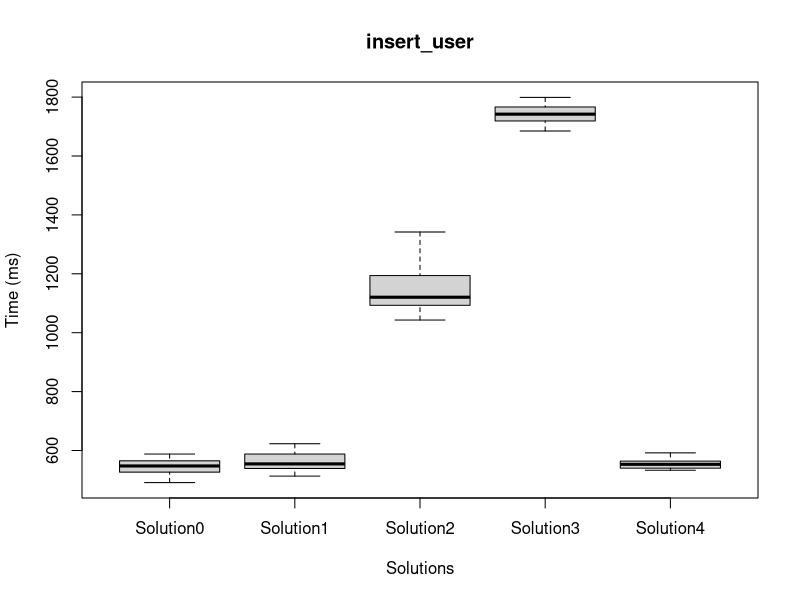
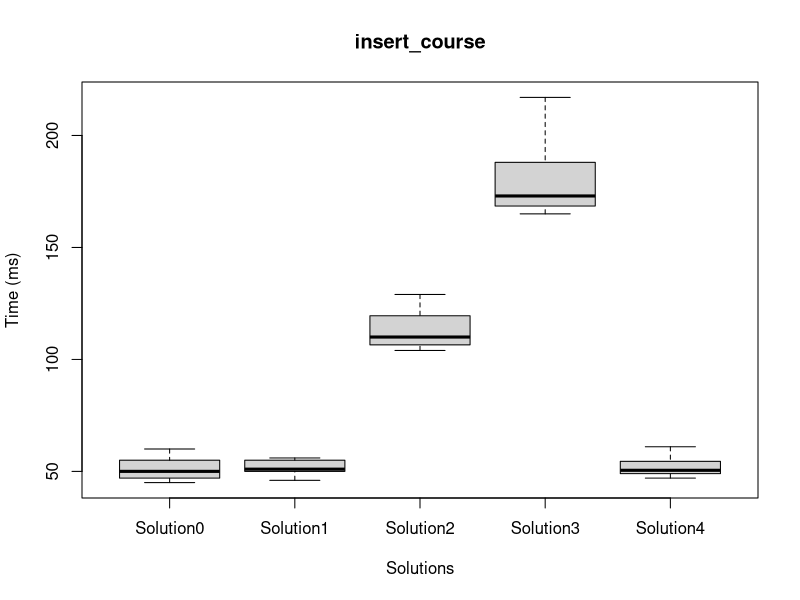
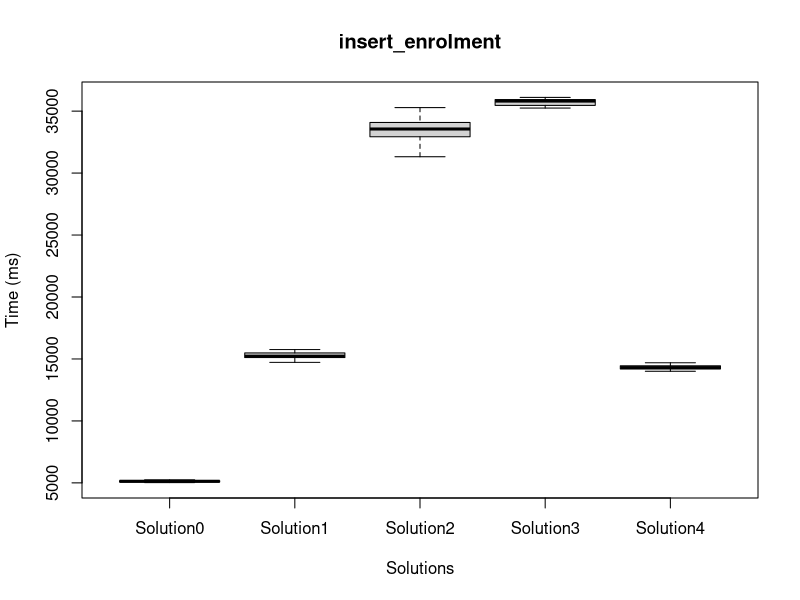
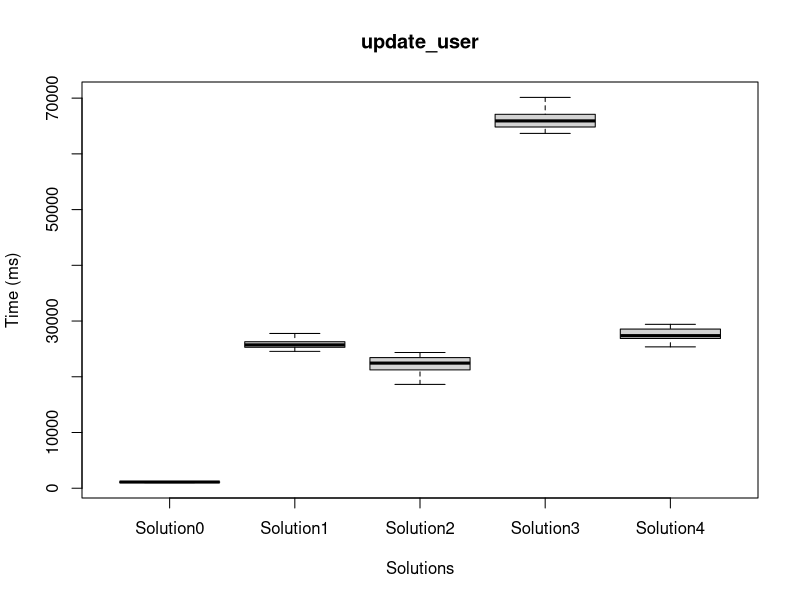
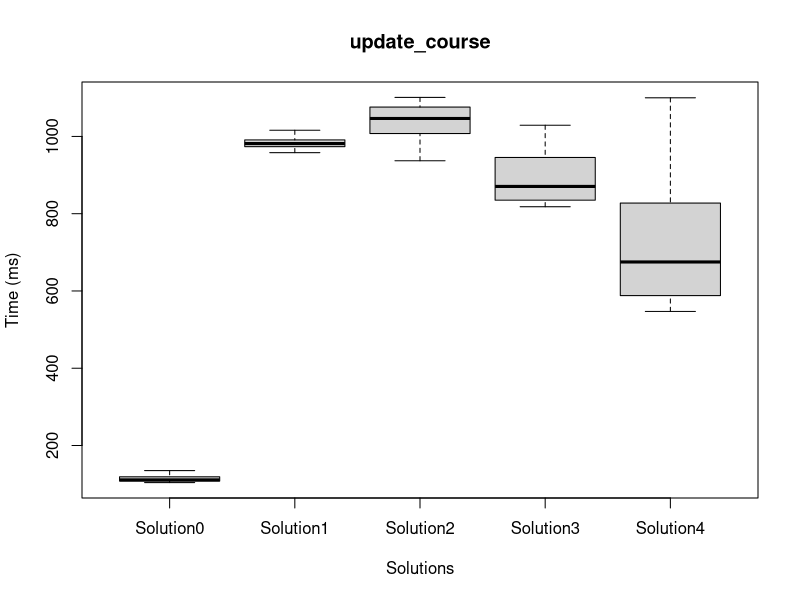
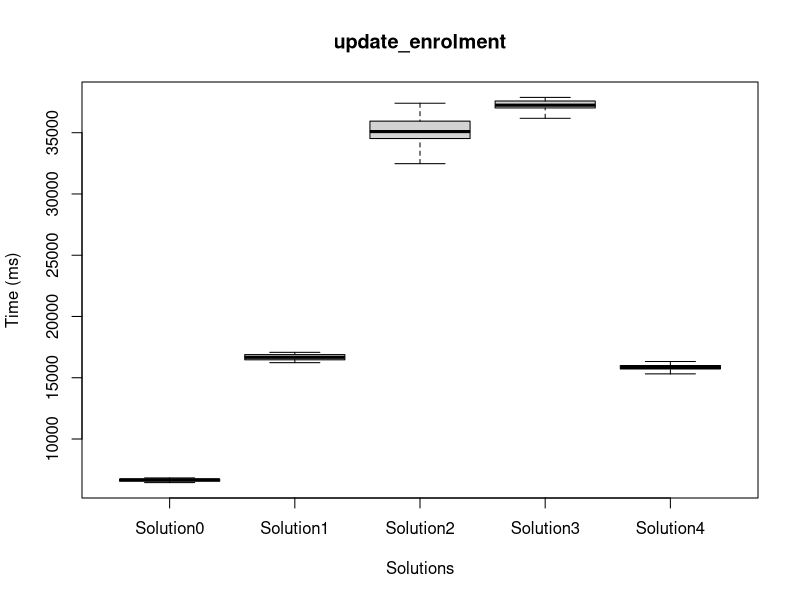
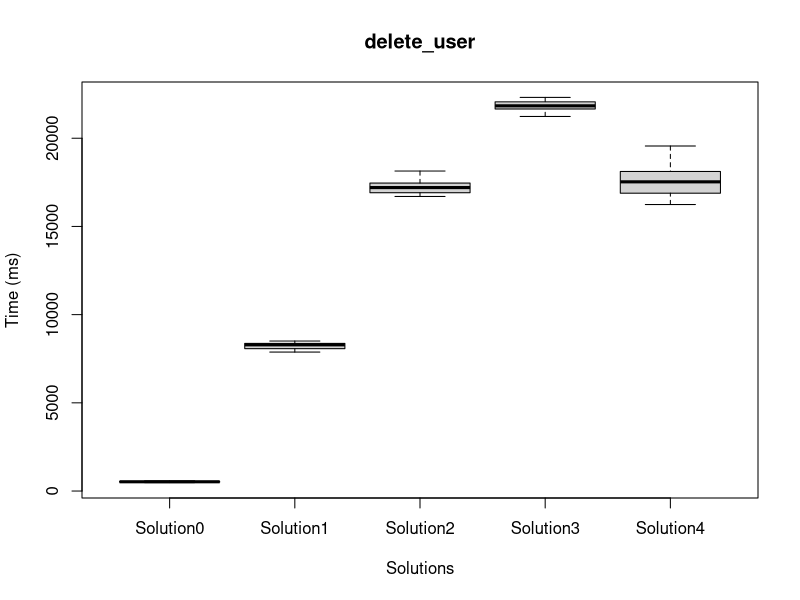
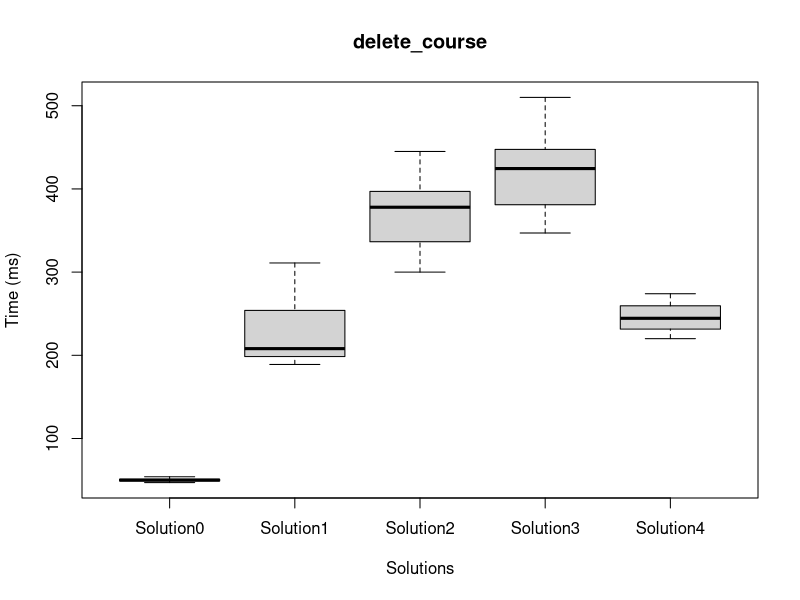

Source code (R) for these figures, in order:
Solution0.dataframe = data.frame(
insert_user=c(775, 557, 548, 491, 547, 551, 510, 511, 588, 551, 530, 517, 570, 527, 584, 528, 571, 526, 540, 560),
insert_course=c(58, 45, 47, 48, 46, 47, 49, 51, 47, 56, 76, 47, 52, 49, 50, 54, 51, 60, 56, 50),
insert_enrolment=c(5399, 5111, 5034, 5126, 5066, 5061, 5079, 5076, 5023, 5075, 5145, 5186, 5220, 5117, 5152, 5182, 5159, 5242, 5161, 5125),
update_user=c(1047, 1047, 1011, 1044, 1067, 1119, 1096, 1102, 1114, 1114, 1146, 1083, 1108, 1124, 1119, 1105, 1172, 1129, 1130, 1138),
update_course=c(106, 135, 106, 111, 104, 106, 113, 110, 111, 173, 121, 110, 142, 113, 110, 106, 122, 117, 110, 115),
update_enrolment=c(6542, 6542, 6284, 6572, 6736, 6703, 6823, 6630, 6442, 6578, 6642, 6711, 7077, 6496, 6730, 6725, 6689, 6686, 6679, 6665),
delete_user=c(479, 519, 481, 512, 508, 506, 535, 542, 560, 503, 527, 509, 526, 518, 555, 525, 537, 550, 524, 575),
delete_course=c(47, 49, 44, 50, 59, 50, 48, 49, 56, 49, 50, 49, 54, 51, 49, 48, 51, 50, 52, 50),
delete_enrolment=c(5370, 5093, 4907, 5066, 5165, 5210, 5466, 5180, 5131, 5169, 5172, 5223, 6291, 5157, 5132, 5549, 5175, 5922, 5207, 5163));

Solution1.dataframe = data.frame(
insert_user=c(554, 513, 586, 537, 617, 530, 590, 535, 673, 557, 530, 548, 623, 581, 545, 666, 576, 555, 554, 541),
insert_course=c(48, 46, 54, 73, 47, 47, 53, 51, 51, 65, 56, 52, 88, 50, 51, 50, 50, 51, 66, 51),
insert_enrolment=c(15160, 14726, 15060, 15123, 15008, 15029, 15102, 15203, 15122, 15153, 15540, 15239, 15271, 15475, 15332, 15758, 15650, 15499, 15550, 15456),
update_user=c(24702, 24557, 25451, 25119, 25122, 25568, 25610, 26333, 25236, 25346, 25964, 29825, 25515, 25836, 27768, 25903, 26378, 30668, 25909, 26240),
update_course=c(991, 965, 987, 973, 975, 982, 984, 974, 1048, 961, 986, 981, 991, 958, 1048, 1016, 996, 974, 970, 976),
update_enrolment=c(16232, 16414, 16464, 16564, 16464, 16417, 16731, 16607, 16451, 16514, 16978, 16940, 16556, 16902, 16784, 16767, 17073, 17066, 16764, 16879),
delete_user=c(7878, 8067, 9372, 8330, 8049, 9040, 8075, 8046, 8053, 8367, 8372, 8254, 8289, 8263, 9934, 8222, 8368, 8286, 8504, 8337),
delete_course=c(197, 189, 235, 254, 210, 298, 193, 249, 239, 196, 199, 368, 200, 198, 311, 202, 204, 341, 254, 206),
delete_enrolment=c(5060, 5148, 5358, 5290, 5141, 5359, 5156, 5595, 5386, 5176, 5417, 6947, 5385, 5344, 6149, 5396, 5417, 6614, 5301, 5370));

Solution2.dataframe = data.frame(
insert_user=c(1150, 1155, 1112, 1043, 1138, 1077, 1088, 1128, 1233, 1096, 1090, 1087, 1111, 1102, 1113, 1145, 1342, 1317, 1350, 1312),
insert_course=c(164, 105, 114, 104, 129, 157, 111, 106, 124, 110, 107, 105, 109, 151, 104, 110, 115, 108, 115, 107),
insert_enrolment=c(31319, 31412, 33189, 33278, 33416, 33717, 33759, 33582, 32882, 32829, 32943, 32920, 34176, 33991, 33967, 33533, 35990, 35902, 35283, 35274),
update_user=c(18654, 18628, 21290, 21180, 21633, 22799, 22651, 22878, 21641, 20690, 20913, 23198, 24353, 23448, 24025, 22261, 23785, 23430, 23568, 21671),
update_course=c(1081, 937, 1054, 1005, 1071, 1011, 992, 1920, 1046, 1007, 1002, 1883, 1356, 1036, 1047, 1058, 1008, 1052, 1101, 1026),
update_enrolment=c(32473, 31971, 34980, 34867, 34735, 34880, 35155, 35035, 34241, 34248, 34313, 35508, 36020, 35538, 35417, 35871, 37406, 37308, 37203, 36456),
delete_user=c(14945, 14913, 16902, 18475, 17251, 17330, 17329, 16699, 16816, 17169, 16976, 17667, 17580, 17550, 16922, 17237, 17369, 17016, 16994, 18141),
delete_course=c(300, 316, 308, 379, 336, 387, 407, 416, 375, 365, 337, 381, 406, 397, 445, 326, 397, 377, 390, 359),
delete_enrolment=c(10216, 10052, 12111, 11994, 12167, 13325, 12858, 12887, 12873, 11882, 11886, 13246, 13926, 13376, 13587, 12053, 12987, 12563, 12875, 11770));

Solution3.dataframe = data.frame(
insert_user=c(1752, 1764, 1747, 1695, 1799, 1769, 1771, 1717, 1763, 1724, 1737, 1747, 1712, 1779, 1721, 1772, 1736, 1699, 1721, 1685),
insert_course=c(194, 168, 189, 169, 165, 171, 180, 199, 187, 217, 173, 166, 172, 173, 167, 174, 173, 178, 223, 166),
insert_enrolment=c(36004, 36095, 35489, 35773, 35880, 35911, 36107, 35857, 35631, 35890, 35390, 35247, 35931, 35408, 35354, 35437, 35638, 35927, 35990, 35763),
update_user=c(64608, 64547, 66424, 64847, 66012, 66434, 65640, 67250, 64965, 68784, 66184, 65817, 68228, 67407, 64798, 63669, 66950, 65121, 64710, 70129),
update_course=c(876, 877, 1220, 829, 1029, 865, 827, 892, 851, 851, 841, 818, 1538, 821, 911, 818, 851, 980, 891, 1615),
update_enrolment=c(37094, 37659, 37241, 37204, 37284, 37251, 37456, 37335, 37516, 37657, 37881, 36669, 37245, 36175, 36945, 36547, 37850, 36857, 37154, 37671),
delete_user=c(21823, 21831, 22741, 22050, 21828, 23641, 21868, 22103, 21869, 21669, 21930, 21410, 21589, 21649, 22079, 21685, 22315, 21841, 21632, 21234),
delete_course=c(352, 347, 431, 378, 392, 510, 389, 429, 360, 430, 471, 420, 450, 413, 445, 384, 454, 440, 368, 451),
delete_enrolment=c(17855, 18092, 18606, 18083, 18392, 18738, 18117, 18934, 17990, 18994, 18180, 18402, 18849, 18552, 18270, 17730, 18463, 17774, 17747, 18873));

Solution4.dataframe = data.frame(
insert_user=c(535, 542, 592, 536, 556, 554, 534, 540, 563, 533, 546, 554, 565, 580, 540, 555, 612, 588, 552, 545),
insert_course=c(52, 50, 51, 49, 47, 49, 50, 48, 74, 94, 48, 61, 50, 51, 74, 49, 51, 51, 57, 50),
insert_enrolment=c(14209, 14185, 13735, 14228, 14692, 14285, 14493, 14453, 14413, 14191, 14320, 14007, 14429, 14629, 14198, 14056, 14445, 14256, 14984, 14403),
update_user=c(25364, 28961, 25717, 26851, 25608, 27100, 29041, 27500, 27937, 27359, 26472, 27399, 28492, 28623, 28476, 27340, 26889, 27008, 29412, 29262),
update_course=c(706, 547, 605, 804, 621, 851, 644, 559, 571, 706, 558, 867, 1100, 1067, 1019, 737, 621, 629, 750, 557),
update_enrolment=c(15430, 15951, 15315, 15970, 15858, 15786, 16325, 15984, 15670, 15792, 15808, 15599, 16206, 16016, 16093, 15732, 16039, 15706, 15818, 15924),
delete_user=c(16243, 16872, 16457, 16754, 17741, 17553, 16898, 17248, 17766, 19560, 17618, 17485, 18715, 18179, 18052, 18939, 18329, 17503, 16782, 16938),
delete_course=c(171, 235, 173, 248, 269, 244, 232, 229, 252, 302, 240, 231, 269, 274, 257, 220, 235, 245, 262, 251),
delete_enrolment=c(22656, 23927, 23092, 24513, 23699, 24306, 24476, 25047, 24233, 25352, 24618, 25082, 25458, 24998, 25639, 25932, 25513, 26075, 24306, 24361));

png('/home/phoenix1/subramhars/workspace/ResearchTestApplication/logs/backup/first-real-run/bp-insert_user.png', width=640, height=480);
boxplot(Solution0.dataframe$insert_user,Solution1.dataframe$insert_user,Solution2.dataframe$insert_user,Solution3.dataframe$insert_user,Solution4.dataframe$insert_user,names=c('Solution0', 'Solution1', 'Solution2', 'Solution3', 'Solution4'), xlab='Solutions', ylab='Time (ms)', main='insert_user', outline=F);
dev.off();
png('/home/phoenix1/subramhars/workspace/ResearchTestApplication/logs/backup/first-real-run/bp-insert_course.png', width=640, height=480);
boxplot(Solution0.dataframe$insert_course,Solution1.dataframe$insert_course,Solution2.dataframe$insert_course,Solution3.dataframe$insert_course,Solution4.dataframe$insert_course,names=c('Solution0', 'Solution1', 'Solution2', 'Solution3', 'Solution4'), xlab='Solutions', ylab='Time (ms)', main='insert_course', outline=F);
dev.off();
png('/home/phoenix1/subramhars/workspace/ResearchTestApplication/logs/backup/first-real-run/bp-insert_enrolment.png', width=640, height=480);
boxplot(Solution0.dataframe$insert_enrolment,Solution1.dataframe$insert_enrolment,Solution2.dataframe$insert_enrolment,Solution3.dataframe$insert_enrolment,Solution4.dataframe$insert_enrolment,names=c('Solution0', 'Solution1', 'Solution2', 'Solution3', 'Solution4'), xlab='Solutions', ylab='Time (ms)', main='insert_enrolment', outline=F);
dev.off();
png('/home/phoenix1/subramhars/workspace/ResearchTestApplication/logs/backup/first-real-run/bp-update_user.png', width=640, height=480);
boxplot(Solution0.dataframe$update_user,Solution1.dataframe$update_user,Solution2.dataframe$update_user,Solution3.dataframe$update_user,Solution4.dataframe$update_user,names=c('Solution0', 'Solution1', 'Solution2', 'Solution3', 'Solution4'), xlab='Solutions', ylab='Time (ms)', main='update_user', outline=F);
dev.off();
png('/home/phoenix1/subramhars/workspace/ResearchTestApplication/logs/backup/first-real-run/bp-update_course.png', width=640, height=480);
boxplot(Solution0.dataframe$update_course,Solution1.dataframe$update_course,Solution2.dataframe$update_course,Solution3.dataframe$update_course,Solution4.dataframe$update_course,names=c('Solution0', 'Solution1', 'Solution2', 'Solution3', 'Solution4'), xlab='Solutions', ylab='Time (ms)', main='update_course', outline=F);
dev.off();
png('/home/phoenix1/subramhars/workspace/ResearchTestApplication/logs/backup/first-real-run/bp-update_enrolment.png', width=640, height=480);
boxplot(Solution0.dataframe$update_enrolment,Solution1.dataframe$update_enrolment,Solution2.dataframe$update_enrolment,Solution3.dataframe$update_enrolment,Solution4.dataframe$update_enrolment,names=c('Solution0', 'Solution1', 'Solution2', 'Solution3', 'Solution4'), xlab='Solutions', ylab='Time (ms)', main='update_enrolment', outline=F);
dev.off();
png('/home/phoenix1/subramhars/workspace/ResearchTestApplication/logs/backup/first-real-run/bp-delete_user.png', width=640, height=480);
boxplot(Solution0.dataframe$delete_user,Solution1.dataframe$delete_user,Solution2.dataframe$delete_user,Solution3.dataframe$delete_user,Solution4.dataframe$delete_user,names=c('Solution0', 'Solution1', 'Solution2', 'Solution3', 'Solution4'), xlab='Solutions', ylab='Time (ms)', main='delete_user', outline=F);
dev.off();
png('/home/phoenix1/subramhars/workspace/ResearchTestApplication/logs/backup/first-real-run/bp-delete_course.png', width=640, height=480);
boxplot(Solution0.dataframe$delete_course,Solution1.dataframe$delete_course,Solution2.dataframe$delete_course,Solution3.dataframe$delete_course,Solution4.dataframe$delete_course,names=c('Solution0', 'Solution1', 'Solution2', 'Solution3', 'Solution4'), xlab='Solutions', ylab='Time (ms)', main='delete_course', outline=F);
dev.off();
png('/home/phoenix1/subramhars/workspace/ResearchTestApplication/logs/backup/first-real-run/bp-delete_enrolment.png', width=640, height=480);
boxplot(Solution0.dataframe$delete_enrolment,Solution1.dataframe$delete_enrolment,Solution2.dataframe$delete_enrolment,Solution3.dataframe$delete_enrolment,Solution4.dataframe$delete_enrolment,names=c('Solution0', 'Solution1', 'Solution2', 'Solution3', 'Solution4'), xlab='Solutions', ylab='Time (ms)', main='delete_enrolment', outline=F);
dev.off();
def.barplot.width=1; #bar width
def.barplot.sepwidth=0; #separation bar width
def.barplot.space=0; #space between bars
def.barplot.groupspace=1; #space between groups
png('/home/phoenix1/subramhars/workspace/ResearchTestApplication/logs/backup/first-real-run/Solution0-barplot.png', width=640, height=480);
Solution0.barplot.means=c(mean(Solution0.dataframe$insert_user), mean(Solution0.dataframe$insert_course), mean(Solution0.dataframe$insert_enrolment), 0, mean(Solution0.dataframe$update_user), mean(Solution0.dataframe$update_course), mean(Solution0.dataframe$update_enrolment), 0, mean(Solution0.dataframe$delete_user), mean(Solution0.dataframe$delete_course), mean(Solution0.dataframe$delete_enrolment));
Solution0.barplot.widths=c(rep(def.barplot.width, 3), def.barplot.sepwidth, rep(def.barplot.width, 3), def.barplot.sepwidth);
Solution0.barplot.spaces=c(rep(def.barplot.space,3), def.barplot.groupspace, rep(def.barplot.space,3), def.barplot.groupspace);
Solution0.barplot.names=c('u', 'c', 'e', '', 'u', 'c', 'e', '', 'u', 'c', 'e');
barplot(Solution0.barplot.means, width=Solution0.barplot.widths, space=Solution0.barplot.spaces, names=Solution0.barplot.names,xlab=paste('insert','update','delete', sep=' '));
dev.off();
png('/home/phoenix1/subramhars/workspace/ResearchTestApplication/logs/backup/first-real-run/Solution1-barplot.png', width=640, height=480);
Solution1.barplot.means=c(mean(Solution1.dataframe$insert_user), mean(Solution1.dataframe$insert_course), mean(Solution1.dataframe$insert_enrolment), 0, mean(Solution1.dataframe$update_user), mean(Solution1.dataframe$update_course), mean(Solution1.dataframe$update_enrolment), 0, mean(Solution1.dataframe$delete_user), mean(Solution1.dataframe$delete_course), mean(Solution1.dataframe$delete_enrolment));
Solution1.barplot.widths=c(rep(def.barplot.width, 3), def.barplot.sepwidth, rep(def.barplot.width, 3), def.barplot.sepwidth);
Solution1.barplot.spaces=c(rep(def.barplot.space,3), def.barplot.groupspace, rep(def.barplot.space,3), def.barplot.groupspace);
Solution1.barplot.names=c('u', 'c', 'e', '', 'u', 'c', 'e', '', 'u', 'c', 'e');
barplot(Solution1.barplot.means, width=Solution1.barplot.widths, space=Solution1.barplot.spaces, names=Solution1.barplot.names,xlab=paste('insert','update','delete', sep=' '));
dev.off();
png('/home/phoenix1/subramhars/workspace/ResearchTestApplication/logs/backup/first-real-run/Solution2-barplot.png', width=640, height=480);
Solution2.barplot.means=c(mean(Solution2.dataframe$insert_user), mean(Solution2.dataframe$insert_course), mean(Solution2.dataframe$insert_enrolment), 0, mean(Solution2.dataframe$update_user), mean(Solution2.dataframe$update_course), mean(Solution2.dataframe$update_enrolment), 0, mean(Solution2.dataframe$delete_user), mean(Solution2.dataframe$delete_course), mean(Solution2.dataframe$delete_enrolment));
Solution2.barplot.widths=c(rep(def.barplot.width, 3), def.barplot.sepwidth, rep(def.barplot.width, 3), def.barplot.sepwidth);
Solution2.barplot.spaces=c(rep(def.barplot.space,3), def.barplot.groupspace, rep(def.barplot.space,3), def.barplot.groupspace);
Solution2.barplot.names=c('u', 'c', 'e', '', 'u', 'c', 'e', '', 'u', 'c', 'e');
barplot(Solution2.barplot.means, width=Solution2.barplot.widths, space=Solution2.barplot.spaces, names=Solution2.barplot.names,xlab=paste('insert','update','delete', sep=' '));
dev.off();
png('/home/phoenix1/subramhars/workspace/ResearchTestApplication/logs/backup/first-real-run/Solution3-barplot.png', width=640, height=480);
Solution3.barplot.means=c(mean(Solution3.dataframe$insert_user), mean(Solution3.dataframe$insert_course), mean(Solution3.dataframe$insert_enrolment), 0, mean(Solution3.dataframe$update_user), mean(Solution3.dataframe$update_course), mean(Solution3.dataframe$update_enrolment), 0, mean(Solution3.dataframe$delete_user), mean(Solution3.dataframe$delete_course), mean(Solution3.dataframe$delete_enrolment));
Solution3.barplot.widths=c(rep(def.barplot.width, 3), def.barplot.sepwidth, rep(def.barplot.width, 3), def.barplot.sepwidth);
Solution3.barplot.spaces=c(rep(def.barplot.space,3), def.barplot.groupspace, rep(def.barplot.space,3), def.barplot.groupspace);
Solution3.barplot.names=c('u', 'c', 'e', '', 'u', 'c', 'e', '', 'u', 'c', 'e');
barplot(Solution3.barplot.means, width=Solution3.barplot.widths, space=Solution3.barplot.spaces, names=Solution3.barplot.names,xlab=paste('insert','update','delete', sep=' '));
dev.off();
png('/home/phoenix1/subramhars/workspace/ResearchTestApplication/logs/backup/first-real-run/Solution4-barplot.png', width=640, height=480);
Solution4.barplot.means=c(mean(Solution4.dataframe$insert_user), mean(Solution4.dataframe$insert_course), mean(Solution4.dataframe$insert_enrolment), 0, mean(Solution4.dataframe$update_user), mean(Solution4.dataframe$update_course), mean(Solution4.dataframe$update_enrolment), 0, mean(Solution4.dataframe$delete_user), mean(Solution4.dataframe$delete_course), mean(Solution4.dataframe$delete_enrolment));
Solution4.barplot.widths=c(rep(def.barplot.width, 3), def.barplot.sepwidth, rep(def.barplot.width, 3), def.barplot.sepwidth);
Solution4.barplot.spaces=c(rep(def.barplot.space,3), def.barplot.groupspace, rep(def.barplot.space,3), def.barplot.groupspace);
Solution4.barplot.names=c('u', 'c', 'e', '', 'u', 'c', 'e', '', 'u', 'c', 'e');
barplot(Solution4.barplot.means, width=Solution4.barplot.widths, space=Solution4.barplot.spaces, names=Solution4.barplot.names,xlab=paste('insert','update','delete', sep=' '));
dev.off();
